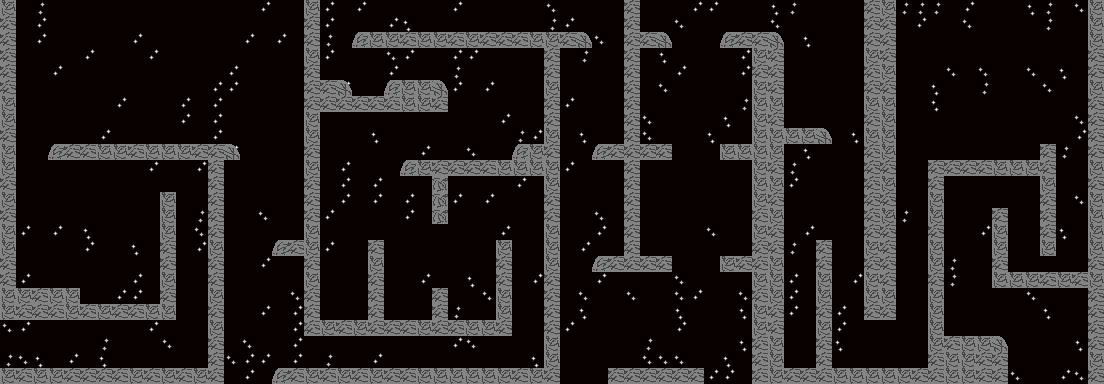

This game map was drawn from its Tiled (.tmx) file and the tilesets committed beside it. A one-line description and the trimmed map source follow:
An orthogonal 69x24 tile map with 16x16 px tiles, 2 tile layers (Background, Foreground), 2 tilesets and 180 objects.

<map version="1.0" orientation="orthogonal" renderorder="right-down" width="69" height="24" tilewidth="16" tileheight="16" nextobjectid="808">
 <tileset firstgid="1" name="backgroundTileset" tilewidth="16" tileheight="16" tilecount="16" columns="4">
  <image source="backgroundTileset.png" width="64" height="64" />
 </tileset>
 <tileset firstgid="17" name="groundTileset" tilewidth="16" tileheight="16" tilecount="16" columns="4">
  <image source="groundTileset.png" width="64" height="64" />
 </tileset>
 <layer name="Background" width="69" height="24">
  <data>[1656 cells, 1656 non-empty, 8 distinct tile ids]</data>
 </layer>
 <layer name="Foreground" width="69" height="24">
  <data>[1656 cells, 424 non-empty, 4 distinct tile ids]</data>
 </layer>
 <objectgroup name="Inanimate">
  <object id="113" x="546" y="473" height="1" />
  <object id="505" x="992" y="272" width="96" height="16" />
  <object id="519" x="992" y="208" width="16" height="64" />
  <object id="520" x="928" y="176" width="16" height="160" />
  <object id="526" x="1088" y="-144" width="16" height="528" />
  <object id="529" x="928" y="160" width="112" height="16" />
  <object id="533" x="1040" y="144" width="16" height="112" />
  <object id="589" x="752" y="368" width="176" height="16" />
  <object id="590" x="928" y="336" width="80" height="48" />
  <object id="604" x="816" y="240" width="16" height="128" />
  <object id="608" x="864" y="32" width="32" height="288" />
  <object id="636" x="720" y="144" width="32" height="16" />
  <object id="637" x="720" y="256" width="32" height="16" />
  <object id="638" x="640" y="144" width="32" height="16" />
  <object id="640" x="640" y="256" width="32" height="16" />
  <object id="642" x="720" y="32" width="32" height="16" />
  <object id="643" x="640" y="32" width="32" height="16" />
  <object id="646" x="624" y="-160" width="16" height="432" />
  <object id="669" x="592" y="144" width="32" height="16" />
  <object id="670" x="592" y="256" width="32" height="16" />
  <object id="676" x="560" y="32" width="32" height="16" />
  <object id="678" x="544" y="32" width="16" height="352" />
  <object id="679" x="608" y="368" width="96" height="16" />
  <object id="682" x="304" y="-160" width="16" height="432" />
  <object id="693" x="352" y="32" width="192" height="16" />
  <object id="694" x="320" y="80" width="32" height="16" />
  <object id="697" x="512" y="144" width="32" height="16" />
  <object id="703" x="320" y="320" width="192" height="16" />
  <object id="715" x="320" y="96" width="128" height="16" />
  <object id="716" x="304" y="256" width="16" height="80" />
  <object id="720" x="272" y="368" width="272" height="16" />
  <object id="724" x="432" y="288" width="16" height="32" />
  <object id="728" x="400" y="160" width="144" height="16" />
  <object id="738" x="432" y="160" width="16" height="64" />
  <object id="744" x="272" y="240" width="32" height="16" />
  <object id="747" x="496" y="240" width="16" height="80" />
  <object id="748" x="368" y="240" width="16" height="80" />
  <object id="753" x="48" y="144" width="192" height="16" />
  <object id="755" x="0" y="0" width="16" height="304" />
  <object id="758" x="0" y="368" width="208" height="16" />
  <object id="759" x="0" y="304" width="176" height="16" />
  <object id="761" x="160" y="192" width="16" height="112" />
  <object id="762" x="208" y="160" width="16" height="224" />
  <object id="764" x="16" y="288" width="64" height="16" />
  <object id="774" x="784" y="128" width="48" height="16" />
  <object id="776" x="864" y="-64" width="32" height="96" />
  <object id="777" x="752" y="32" width="32" height="336" />
  <object id="803" x="384" y="80" width="64" height="16" />
 </objectgroup>
 <objectgroup name="PlatformVert">
  <object id="500" x="1040" y="376" width="16" height="16" />
 </objectgroup>
 <objectgroup name="PlatformBoundary">
  <object id="506" x="1040" y="272" width="16" height="16" />
  <object id="531" x="1040" y="384" width="16" height="16" />
  <object id="784" x="544" y="48" width="16" height="16" />
  <object id="786" x="544" y="64" width="16" height="16" />
  <object id="787" x="544" y="112" width="16" height="16" />
  <object id="788" x="544" y="128" width="16" height="16" />
  <object id="789" x="304" y="112" width="16" height="16" />
  <object id="790" x="304" y="128" width="16" height="16" />
  <object id="791" x="304" y="48" width="16" height="16" />
  <object id="792" x="304" y="64" width="16" height="16" />
 </objectgroup>
 <objectgroup name="KillerWater">
  <object id="306" x="0" y="384" width="16" height="16" />
  <object id="307" x="16" y="384" width="16" height="16" />
  <object id="308" x="32" y="384" width="16" height="16" />
  <object id="309" x="48" y="384" width="16" height="16" />
  <object id="310" x="64" y="384" width="16" height="16" />
  <object id="311" x="80" y="384" width="16" height="16" />
  <object id="312" x="96" y="384" width="16" height="16" />
  <object id="313" x="192" y="384" width="16" height="16" />
  <object id="314" x="112" y="384" width="16" height="16" />
  <object id="315" x="128" y="384" width="16" height="16" />
  <object id="316" x="176" y="384" width="16" height="16" />
  <object id="317" x="144" y="384" width="16" height="16" />
  <object id="318" x="160" y="384" width="16" height="16" />
  <object id="319" x="208" y="384" width="16" height="16" />
  <object id="320" x="352" y="384" width="16" height="16" />
  <object id="321" x="432" y="384" width="16" height="16" />
  <object id="322" x="304" y="384" width="16" height="16" />
  <object id="323" x="224" y="384" width="16" height="16" />
  <object id="324" x="240" y="384" width="16" height="16" />
  <object id="325" x="288" y="384" width="16" height="16" />
  <object id="326" x="336" y="384" width="16" height="16" />
  <object id="327" x="256" y="384" width="16" height="16" />
  <object id="328" x="272" y="384" width="16" height="16" />
  <object id="329" x="416" y="384" width="16" height="16" />
  <object id="330" x="368" y="384" width="16" height="16" />
  <object id="331" x="320" y="384" width="16" height="16" />
  <object id="332" x="384" y="384" width="16" height="16" />
  <object id="333" x="400" y="384" width="16" height="16" />
  <object id="334" x="832" y="384" width="16" height="16" />
  <object id="335" x="864" y="384" width="16" height="16" />
  <object id="336" x="800" y="384" width="16" height="16" />
  <object id="337" x="656" y="384" width="16" height="16" />
  <object id="338" x="704" y="384" width="16" height="16" />
  <object id="339" x="624" y="384" width="16" height="16" />
  <object id="340" x="512" y="384" width="16" height="16" />
  <object id="341" x="848" y="384" width="16" height="16" />
  <object id="342" x="752" y="384" width="16" height="16" />
  <object id="343" x="768" y="384" width="16" height="16" />
  <object id="344" x="784" y="384" width="16" height="16" />
  <object id="345" x="480" y="384" width="16" height="16" />
  <object id="346" x="576" y="384" width="16" height="16" />
  <object id="347" x="528" y="384" width="16" height="16" />
  <object id="348" x="816" y="384" width="16" height="16" />
  </objectgroup>
 <objectgroup name="PreviousLevel">
  <!-- 57 objects omitted --></objectgroup>
 <objectgroup name="PlatformHori" />
 <objectgroup name="NextLevel">
  <!-- 52 objects omitted --></objectgroup>
 <objectgroup name="iKillerSpikesUp">
  <!-- 49 objects omitted --></objectgroup>
 <objectgroup name="iKillerSpikesDown">
  <!-- 43 objects omitted --></objectgroup>
 <objectgroup name="aKillerSpikesDown">
  <!-- 22 objects omitted --></objectgroup>
 <objectgroup name="aKillerSpikesUp">
  <!-- 14 objects omitted --></objectgroup>
 <objectgroup name="SpikePlatformLeft">
  <!-- 4 objects omitted --></objectgroup>
 <objectgroup name="SpikePlatformRight">
  <!-- 2 objects omitted --></objectgroup>
</map>
<!-- 78 of 180 objects omitted -->